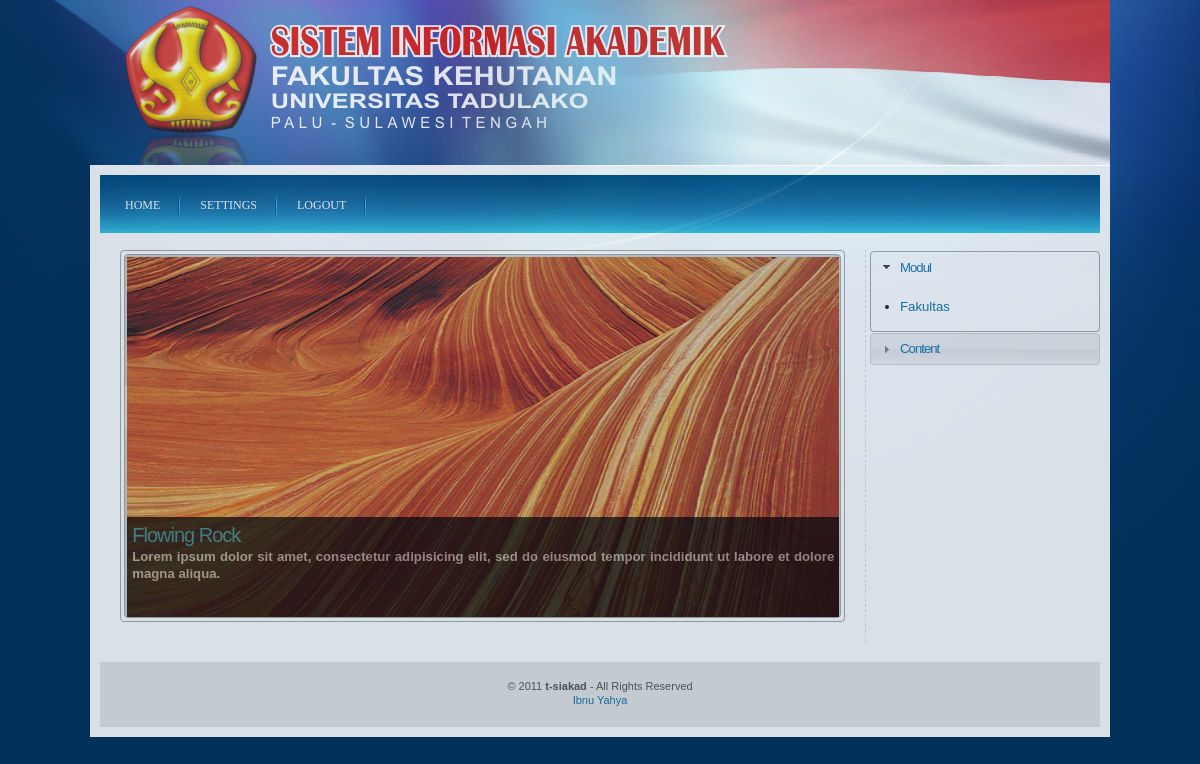
The page /index.php (signed in) on the database as committed earlier.
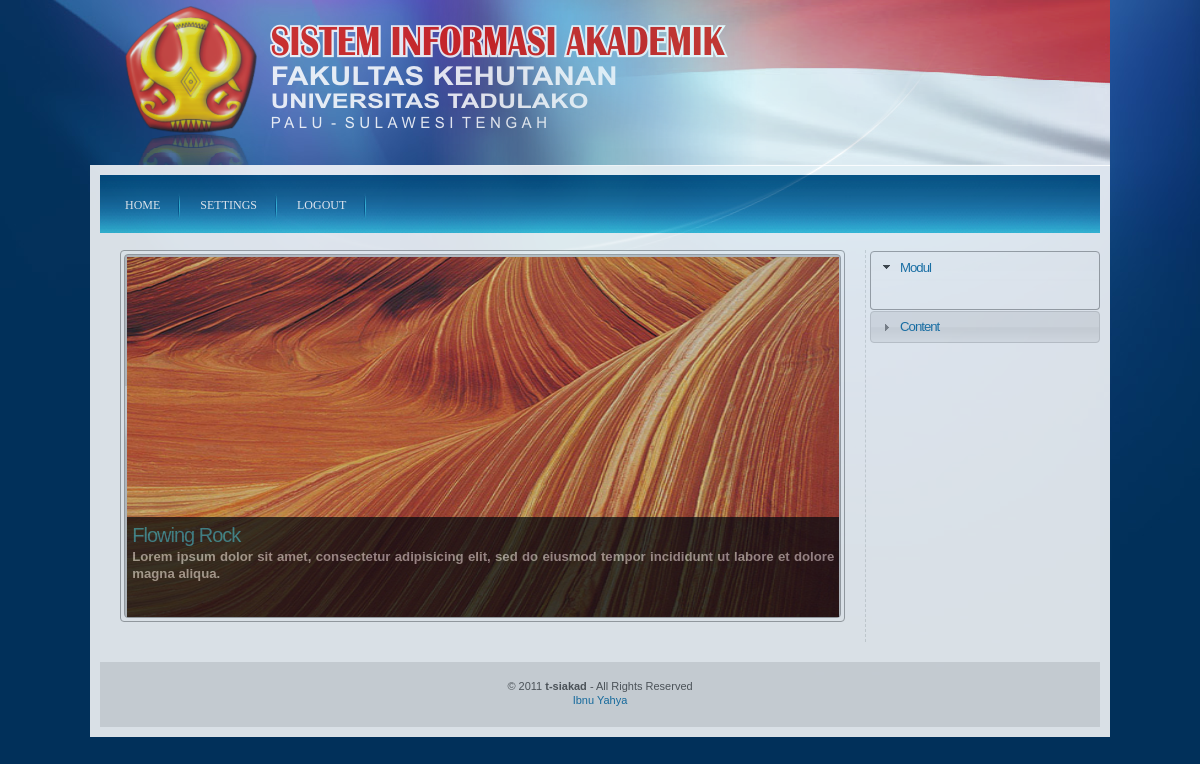
The same page on the database as committed later.
### tables this page shows
CREATE TABLE IF NOT EXISTS `plugin` (
  `id_plugin` int(255) NOT NULL auto_increment,
  `plugin_name` varchar(50) NOT NULL,
  `description` varchar(100) NOT NULL,
  `position` varchar(50) NOT NULL,
  `status` enum('false','true') NOT NULL default 'false',
  `perm_dosen` enum('false','true') NOT NULL default 'false',
  `perm_mahasiswa` enum('false','true') NOT NULL default 'false',
  PRIMARY KEY  (`id_plugin`)
);

### inc/function.php (the view, shortened to what this page needs)
<?php
function path_info() {
		$path = explode("/",$_SERVER['PATH_INFO']);
		return $path;
}
function db_select($tb) {
	$mysql_select = "SELECT * FROM $tb";
	$query = mysql_query($mysql_select) or die (mysql_error());
	return $query;
}
function db_select_none($tb,$query) {
	$mysql_select = "SELECT * FROM $tb $query";
	$query = mysql_query($mysql_select) or die (mysql_error());
	return $query;
}
function css_ui($css_source){
	echo ("<link rel='stylesheet' type='text/css' href='".HOSTNAME."inc/css/widgets/".$css_source."/ui.all.css'>\n");
}
function css_themes($themes,$css_source){
	echo ("<link rel='stylesheet' type='text/css' href='".HOSTNAME.THEMES.$themes."/css/".$css_source.".css'>\n");
}
function themes_show($themes){
	include (THEMES.$themes."/themes.php");
}
function themes_navigator($themes){
	include (THEMES.$themes."/navigator.php");
}
function themes_content($themes){
	include (THEMES.$themes."/content.php");
}
?>

### index.php (shortened to what this page needs)
<?php
$setting_query = db_select("setting");
while ($setting = mysql_fetch_array($setting_query)){
	css_ui($setting[content_themes]);
	$themes = $setting[themes];
}
if (isset($_SESSION[md5_user])) {
	themes_show($themes);
}
else {
	themes_login($themes);
}
?>

### themes/default/themes.php (shortened to what this page needs)
<!DOCTYPE html PUBLIC "-//W3C//DTD XHTML 1.0 Strict//EN" "http://www.w3.org/TR/xhtml1/DTD/xhtml1-strict.dtd">
<html xmlns="http://www.w3.org/1999/xhtml">
<head>
<?php
css_themes($themes,"default");
?>
</head>
<body>
<div id="wrapper">
<div id="logo">
	<img src="<?php echo HOSTNAME; ?>themes/default/images/header.png">
</div>
<div id="header">
	<div id="menu">
	<?php themes_navigator($themes); ?>
	</div>
</div>
</div>
<div id="page">
	<div id="content">
		<div class="post">
			<div class='entry'>
				<?php themes_content($themes); ?>
			</div>
		</div>
	</div>
	<div id="sidebar">
		<div id="isi">
			<h2><a href='#'>Modul</a></h2>
						<div>
							<ul>
								<?php
								$plugin = db_select_none("plugin","where position='modul'");
								$count_plugin = mysql_num_rows($plugin);
								if ($count_plugin != '0') {
									while ($plugin_name = mysql_fetch_array($plugin))
									{
										if ($_SESSION[user] = "admin") {
											if ($plugin_name['status'] == "true"){
												echo ("<li><a href='".HOSTNAME."index.php/page/".$plugin_name['plugin_name']."'>".ucfirst($plugin_name['plugin_name'])."</a></li>");
											}
										}
									}
								}
								?>
							</ul>
						</div>
			<h2><a href='#'>Content</a></h2>
				</div>
	</div>
</div>
<div id="footer">
	<p id="legal">
		&copy; <?php echo date('Y'); ?> <strong>t-siakad</strong> - All Rights Reserved<br />
		<a href="http://toroo.org">Ibnu Yahya</a>
	</p>
</div>
</body>
</html>

### themes/default/navigator.php (shortened to what this page needs)
<ul>
	<li>
	<a href="<?php echo HOSTNAME; ?>index.php" id="main">Home</a>
	</li>
	<li>
	<a href="<?php echo HOSTNAME; ?>index.php/setting" id="setting">Settings</a>
	</li>
	<li>
	<a href="<?php echo HOSTNAME; ?>inc/logout.php" id="logout">Logout</a>
	</li>
</ul>

### themes/default/content.php (shortened to what this page needs)
<?php
$path=path_info();
if ($path[1]==""){
	include("themes/".$themes."/home.php");
}
?>

### themes/default/home.php (shortened to what this page needs)
<ul><div>
<div id="gallery">
	<a href="#" class="show">
		<img src="<?php echo HOSTNAME; ?>themes/default/images/flowing-rock.jpg" alt="Flowing Rock" width="712" height="360" title="" alt="" rel="<h3>Flowing Rock</h3>Lorem ipsum dolor sit amet, consectetur adipisicing elit, sed do eiusmod tempor incididunt ut labore et dolore magna aliqua. "/>
	</a>
	<div class="caption"><div class="content"></div></div>
</div>
</div></ul>

### themes/default/css/default.css (style rules this page uses)
:link,:visited { text-decoration:none }
h1,h2,h3,h4,h5,h6,pre,code { font-size:1em;font-weight:400; }
ul,dl,dt,dd,ol,li,h1,h2,h3,h4,h5,h6,pre,form,body,html,p,blockquote,fieldset,input { margin:0; padding:0 }
a img,:link img,:visited img { border:none }
body { margin: 0; padding: 0; *background: #28313A url(../images/img01.jpg) repeat-x left top; *background: #70C8F8 url(../images/vector-white.png) repeat-x right top; background: #01305a url(../images/aurora.png) no-repeat left top fixed; *background: #01305a url(../images/aurora-bawah.png) no-repeat left bottom; *background: #00a4fd url(../images/vector-transparant.png) no-repeat right top; *background: #70C8F8 url(../images/ornamen.png) repeat-x right bottom; *background: #70C8F8; *background:url(../images/bg_ln_1.jpg) repeat-x left top; *background:url(../images/default.jpg) repeat left top; font-size: 12px; font-family: Georgia, "Times New Roman", Times, serif; text-align: justify; color: #5C5C5C; }
h1, h2, h3, h4, h5, h6 { margin: 0 0 10px 0; color: #333; letter-spacing: -1px; }
h2 { font-size: 23px; }
p, ul, ol { margin: 0 0 20px 0; text-align: justify; line-height: 21px; }
ul, ol { margin: 0 0 20px 25px; }
a:link, a:visited { color: #1B75A9; }
img { border: none; }
#wrapper { margin: 0; padding: 0; }
#header { width: 1000px; margin: 0 auto; height: 55px; border: 10px #FFFFFF solid; filter:alpha(opacity=85); opacity:0.85; }
#menu { float: left; width: 1000px; height: 58px; background: url(../images/img02.jpg) repeat-x left top; }
#menu ul { margin: 0; padding: 13px 0 0 5px; list-style: none; line-height: normal; }
#menu li { float: left; text-align: center; background: url(../images/img03.jpg) no-repeat right 50%; }
#menu a { display: block; padding: 5px 10px; margin: 0 10px; text-decoration: none; text-transform: uppercase; font-size: 12px; color: #FFFFFF; line-height:25px; }
#logo { width: 1020px; height: 165px; margin: 0 auto; filter:alpha(opacity=85); opacity:0.85; }
#logo img { float:right; }
#page { width: 1000px; margin: 0 auto; background: #FFFFFF; border: 10px #FFFFFF solid; filter:alpha(opacity=85); opacity:0.85; }
#content { float: left; width: 765px; border-right: 1px dashed #DFE1E0; margin:0 auto; }
.post { padding: 0px 20px; margin-bottom: 20px; }
.post .entry { margin: 0 auto; padding: 0 auto; }
#sidebar { float: right; width: 230px; margin: 0 auto; padding: 0 auto; }
#isi { margin: 0 auto; padding: 0 auto; }
#isi a { color: #1B75A9; }
#footer { width: 1000px; margin: 0 auto; background: #E5E5E5; border: 10px #FFFFFF solid; filter:alpha(opacity=85); opacity:0.85; }
html>body #footer { height: auto; }
#footer p { font-size: 11px; line-height: 14px; font-family:arial, sans-serif; }
#legal { clear: both; padding-top: 17px; text-align: center; color: #595959; }
#legal a { font-weight: normal; color: #1B75A9; }
#isi ul { margin: 0; padding: 0; *list-style: none; }
#isi li { margin-bottom: 1px; }

### inc/css/widgets/base/ui.theme.css (style rules this page uses)
.ui-widget { font-family: Verdana,Arial,sans-serif; font-size: 1.1em; }
.ui-widget-content { border: 1px solid #aaaaaa; background: #ffffff url(images/ui-bg_flat_75_ffffff_40x100.png) 50% 50% repeat-x; color: #222222; }
.ui-widget-content a { color: #222222; }
.ui-widget-header { border: 1px solid #aaaaaa; background: #cccccc url(images/ui-bg_highlight-soft_75_cccccc_1x100.png) 50% 50% repeat-x; color: #222222; font-weight: bold; }
.ui-widget-header a { color: #222222; }
.ui-state-default, .ui-widget-content .ui-state-default { border: 1px solid #d3d3d3; background: #e6e6e6 url(images/ui-bg_glass_75_e6e6e6_1x400.png) 50% 50% repeat-x; font-weight: normal; color: #555555; outline: none; }
.ui-state-default a, .ui-state-default a:link, .ui-state-default a:visited { color: #555555; text-decoration: none; outline: none; }
.ui-state-active, .ui-widget-content .ui-state-active { border: 1px solid #aaaaaa; background: #ffffff url(images/ui-bg_glass_65_ffffff_1x400.png) 50% 50% repeat-x; font-weight: normal; color: #212121; outline: none; }
.ui-state-active a, .ui-state-active a:link, .ui-state-active a:visited { color: #212121; outline: none; text-decoration: none; }
.ui-corner-top { -moz-border-radius-topleft: 4px; -webkit-border-top-left-radius: 4px; -moz-border-radius-topright: 4px; -webkit-border-top-right-radius: 4px; }
.ui-corner-bottom { -moz-border-radius-bottomleft: 4px; -webkit-border-bottom-left-radius: 4px; -moz-border-radius-bottomright: 4px; -webkit-border-bottom-right-radius: 4px; }
.ui-corner-all { -moz-border-radius: 4px; -webkit-border-radius: 4px; }

Rows that differ between the two databases and show on the page:
removed plugin: plugin_name "Fakultas"
